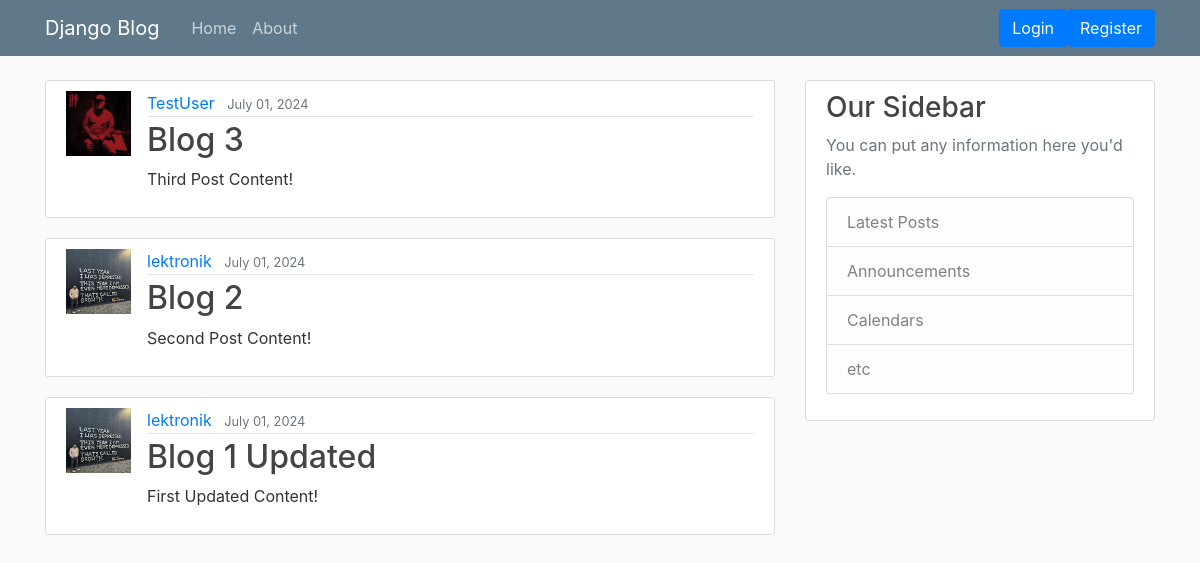
Before: / with the older database file.
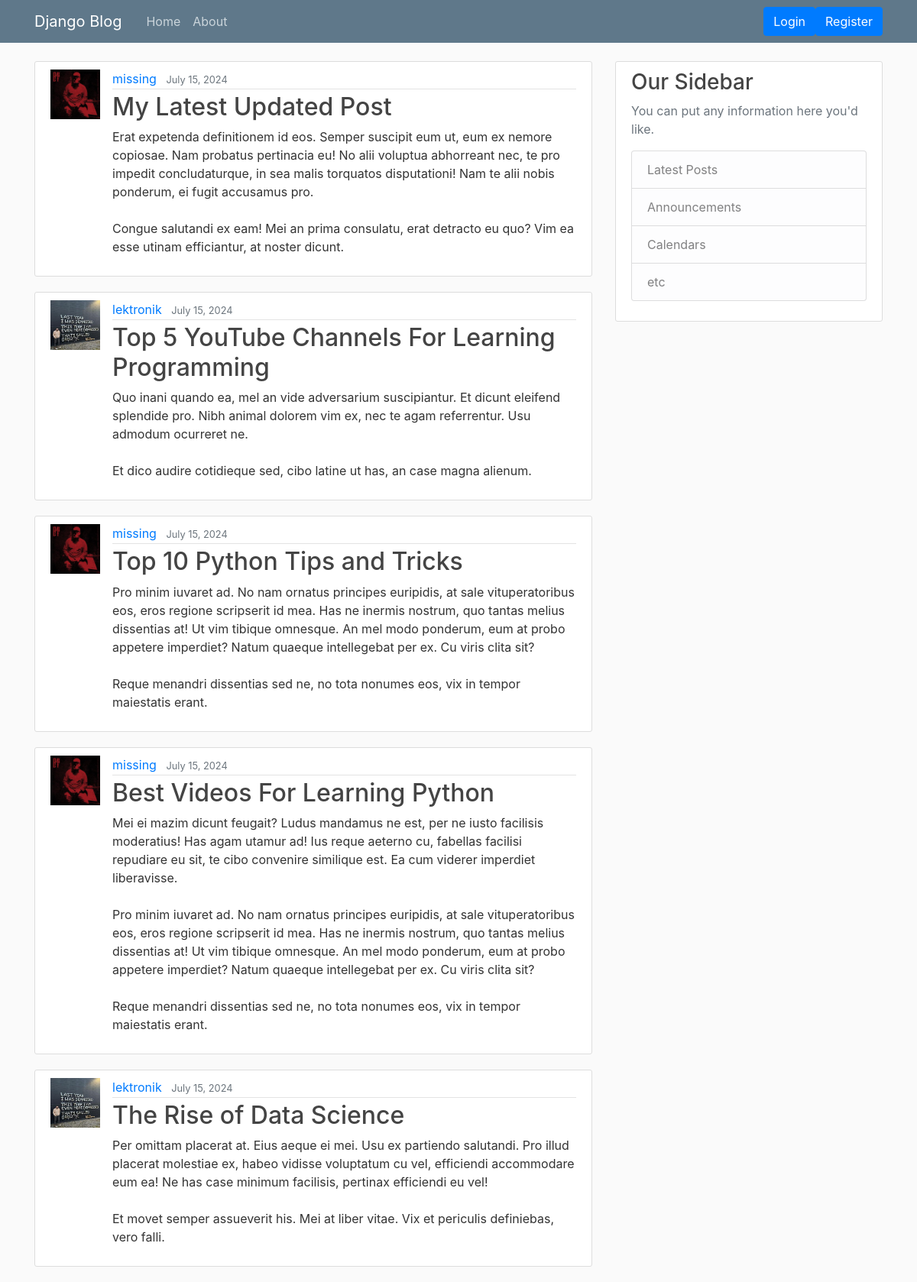
After: the same page with the newer database file.
### blog/models.py (models this page shows, shortened)
class Post(models.Model):
    title = models.CharField(max_length=100)
    content = models.TextField()
    date_posted = models.DateTimeField(default=timezone.now)
    author = models.ForeignKey(User, on_delete=models.CASCADE)

### users/models.py (models this page shows, shortened)
class Profile(models.Model):
    user = models.OneToOneField(User, on_delete=models.CASCADE)
    image = models.ImageField(default='default.jpg', upload_to='profile_pics')

### blog/views.py (the view)
# urls.py: path('', PostListView.as_view(), name='blog-home'),
class PostListView(ListView):
    model = Post
    template_name = 'blog/home.html' # <app>/<model>_<viewtype>.html
    context_object_name = 'posts'
    ordering = ['-date_posted']
    paginate_by = 5

### blog/templates/blog/home.html
{% extends "blog/base.html" %}
{% block content %}
    {% for post in posts %}
        <article class="media content-section">
          <img class="rounded-cirle article-img" src="{{ post.author.profile.image.url }}">
          <div class="media-body">
            <div class="article-metadata">
              <a class="mr-2" href="#">{{ post.author }}</a>
              <small class="text-muted">{{ post.date_posted|date:"F d, Y" }}</small>
            </div>
            <h2><a class="article-title" href="#">{{ post.title }}</a></h2>
            <p class="article-content">{{ post.content }}</p>
          </div>
        </article>
    {% endfor %}
{% endblock content %}

Changed rows visible on the page:
no longer on this page (row unchanged): Post: author.profile.image (placeholder picture), author "TestUser", date_posted "July 01, 2024", title "Blog 3", content "Third Post Content!"
no longer on this page (row unchanged): Post: author.profile.image (picture), author "lektronik", date_posted "July 01, 2024", title "Blog 2", content "Second Post Content!"
no longer on this page (row unchanged): Post: author.profile.image (picture), author "lektronik", date_posted "July 01, 2024", title "Blog 1 Updated", content "First Updated Content!"
added Post: author.profile.image (placeholder picture), author "missing", date_posted "July 15, 2024", title "My Latest Updated Post", content "Erat expetenda definitionem id eos. Semper suscipit eum ut, eum ex nemore copiosae. Nam probatus pertinacia eu! No alii voluptua abhorreant nec, te pro impedit concludaturque, in sea malis torquatos disputationi! Nam te alii nobis ponderum, ei fugit accusamus pro. Congue salutandi ex eam! Mei an prima consulatu, erat detracto eu quo? Vim ea esse utinam efficiantur, at noster dicunt."
added Post: author.profile.image (picture), author "lektronik", date_posted "July 15, 2024", title "Top 5 YouTube Channels For Learning Programming", content "Quo inani quando ea, mel an vide adversarium suscipiantur. Et dicunt eleifend splendide pro. Nibh animal dolorem vim ex, nec te agam referrentur. Usu admodum ocurreret ne. Et dico audire cotidieque sed, cibo latine ut has, an case magna alienum."
added Post: author.profile.image (placeholder picture), author "missing", date_posted "July 15, 2024", title "Top 10 Python Tips and Tricks", content "Pro minim iuvaret ad. No nam ornatus principes euripidis, at sale vituperatoribus eos, eros regione scripserit id mea. Has ne inermis nostrum, quo tantas melius dissentias at! Ut vim tibique omnesque. An mel modo ponderum, eum at probo appetere imperdiet? Natum quaeque intellegebat per ex. Cu viris clita sit? Reque menandri dissentias sed ne, no tota nonumes eos, vix in tempor maiestatis erant."
added Post: author.profile.image (placeholder picture), author "missing", date_posted "July 15, 2024", title "Best Videos For Learning Python", content "Mei ei mazim dicunt feugait? Ludus mandamus ne est, per ne iusto facilisis moderatius! Has agam utamur ad! Ius reque aeterno cu, fabellas facilisi repudiare eu sit, te cibo convenire similique est. Ea cum viderer imperdiet liberavisse. Pro minim iuvaret ad. No nam ornatus principes euripidis, at sale vituperatoribus eos, eros regione scripserit id mea. Has ne inermis nostrum, quo tantas melius dissentias at! Ut vim tibique omnesque. An mel modo ponderum, eum at probo appetere imperdiet? Natum quaeque intellegebat per ex. Cu viris clita sit? Reque menandri dissentias sed ne, no tota nonumes eos, vix in tempor maiestatis erant."
added Post: author.profile.image (picture), author "lektronik", date_posted "July 15, 2024", title "The Rise of Data Science", content "Per omittam placerat at. Eius aeque ei mei. Usu ex partiendo salutandi. Pro illud placerat molestiae ex, habeo vidisse voluptatum cu vel, efficiendi accommodare eum ea! Ne has case minimum facilisis, pertinax efficiendi eu vel! Et movet semper assueverit his. Mei at liber vitae. Vix et periculis definiebas, vero falli."
